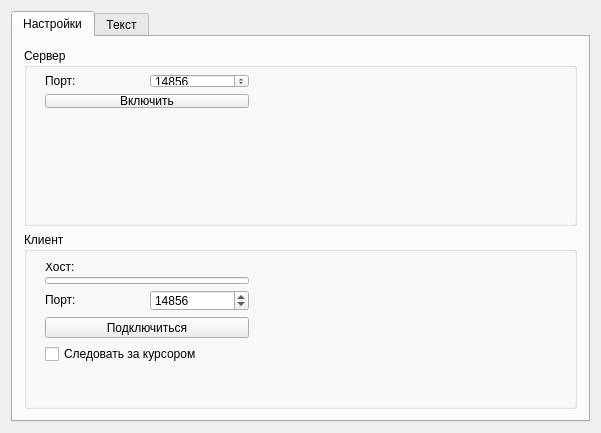
<?xml version="1.0" encoding="UTF-8"?>
<ui version="4.0">
 <class>MainWindow</class>
 <widget class="QMainWindow" name="MainWindow">
  <property name="geometry">
   <rect>
    <x>0</x>
    <y>0</y>
    <width>601</width>
    <height>433</height>
   </rect>
  </property>
  <property name="windowTitle">
   <string>VisualPresent</string>
  </property>
  <widget class="QWidget" name="centralWidget">
   <property name="autoFillBackground">
    <bool>false</bool>
   </property>
   <layout class="QHBoxLayout" name="horizontalLayout">
    <item>
     <widget class="QTabWidget" name="tabWidget">
      <property name="sizePolicy">
       <sizepolicy hsizetype="Expanding" vsizetype="Expanding">
        <horstretch>0</horstretch>
        <verstretch>0</verstretch>
       </sizepolicy>
      </property>
      <property name="layoutDirection">
       <enum>Qt::LeftToRight</enum>
      </property>
      <property name="autoFillBackground">
       <bool>false</bool>
      </property>
      <property name="currentIndex">
       <number>0</number>
      </property>
      <widget class="QWidget" name="tab_settings">
       <attribute name="title">
        <string>Настройки</string>
       </attribute>
       <layout class="QVBoxLayout" name="verticalLayout">
        <item>
         <widget class="QGroupBox" name="groupBox_server">
          <property name="sizePolicy">
           <sizepolicy hsizetype="Minimum" vsizetype="Minimum">
            <horstretch>0</horstretch>
            <verstretch>0</verstretch>
           </sizepolicy>
          </property>
          <property name="minimumSize">
           <size>
            <width>240</width>
            <height>78</height>
           </size>
          </property>
          <property name="title">
           <string>Сервер</string>
          </property>
          <widget class="QWidget" name="layoutWidget">
           <property name="geometry">
            <rect>
             <x>10</x>
             <y>15</y>
             <width>226</width>
             <height>56</height>
            </rect>
           </property>
           <layout class="QVBoxLayout" name="verticalLayout_4">
            <item>
             <layout class="QHBoxLayout" name="horizontalLayout_2">
              <item>
               <widget class="QLabel" name="label_7">
                <property name="sizePolicy">
                 <sizepolicy hsizetype="MinimumExpanding" vsizetype="Fixed">
                  <horstretch>0</horstretch>
                  <verstretch>0</verstretch>
                 </sizepolicy>
                </property>
                <property name="minimumSize">
                 <size>
                  <width>29</width>
                  <height>0</height>
                 </size>
                </property>
                <property name="text">
                 <string>Порт:</string>
                </property>
               </widget>
              </item>
              <item>
               <widget class="QSpinBox" name="spinBox_serverPort">
                <property name="sizePolicy">
                 <sizepolicy hsizetype="MinimumExpanding" vsizetype="Fixed">
                  <horstretch>0</horstretch>
                  <verstretch>0</verstretch>
                 </sizepolicy>
                </property>
                <property name="minimumSize">
                 <size>
                  <width>61</width>
                  <height>0</height>
                 </size>
                </property>
                <property name="minimum">
                 <number>1</number>
                </property>
                <property name="maximum">
                 <number>65535</number>
                </property>
                <property name="value">
                 <number>14856</number>
                </property>
               </widget>
              </item>
             </layout>
            </item>
            <item>
             <widget class="QPushButton" name="pushButton_server">
              <property name="sizePolicy">
               <sizepolicy hsizetype="Minimum" vsizetype="Fixed">
                <horstretch>0</horstretch>
                <verstretch>0</verstretch>
               </sizepolicy>
              </property>
              <property name="text">
               <string>Включить</string>
              </property>
             </widget>
            </item>
           </layout>
          </widget>
         </widget>
        </item>
        <item>
         <widget class="QGroupBox" name="groupBox_client">
          <property name="enabled">
           <bool>true</bool>
          </property>
          <property name="sizePolicy">
           <sizepolicy hsizetype="Minimum" vsizetype="Minimum">
            <horstretch>0</horstretch>
            <verstretch>0</verstretch>
           </sizepolicy>
          </property>
          <property name="minimumSize">
           <size>
            <width>240</width>
            <height>147</height>
           </size>
          </property>
          <property name="title">
           <string>Клиент</string>
          </property>
          <widget class="QWidget" name="layoutWidget">
           <property name="geometry">
            <rect>
             <x>10</x>
             <y>20</y>
             <width>226</width>
             <height>123</height>
            </rect>
           </property>
           <layout class="QVBoxLayout" name="verticalLayout_3">
            <item>
             <layout class="QVBoxLayout" name="verticalLayout_2">
              <item>
               <widget class="QLabel" name="label_8">
                <property name="sizePolicy">
                 <sizepolicy hsizetype="Fixed" vsizetype="Fixed">
                  <horstretch>0</horstretch>
                  <verstretch>0</verstretch>
                 </sizepolicy>
                </property>
                <property name="text">
                 <string>Хост:</string>
                </property>
               </widget>
              </item>
              <item>
               <widget class="QLineEdit" name="lineEdit_clientHost">
                <property name="sizePolicy">
                 <sizepolicy hsizetype="MinimumExpanding" vsizetype="Fixed">
                  <horstretch>0</horstretch>
                  <verstretch>0</verstretch>
                 </sizepolicy>
                </property>
                <property name="minimumSize">
                 <size>
                  <width>116</width>
                  <height>0</height>
                 </size>
                </property>
               </widget>
              </item>
             </layout>
            </item>
            <item>
             <layout class="QHBoxLayout" name="horizontalLayout_3">
              <item>
               <widget class="QLabel" name="label_9">
                <property name="sizePolicy">
                 <sizepolicy hsizetype="MinimumExpanding" vsizetype="Fixed">
                  <horstretch>0</horstretch>
                  <verstretch>0</verstretch>
                 </sizepolicy>
                </property>
                <property name="minimumSize">
                 <size>
                  <width>29</width>
                  <height>0</height>
                 </size>
                </property>
                <property name="text">
                 <string>Порт:</string>
                </property>
               </widget>
              </item>
              <item>
               <widget class="QSpinBox" name="spinBox_clientPort">
                <property name="sizePolicy">
                 <sizepolicy hsizetype="MinimumExpanding" vsizetype="Fixed">
                  <horstretch>0</horstretch>
                  <verstretch>0</verstretch>
                 </sizepolicy>
                </property>
                <property name="minimumSize">
                 <size>
                  <width>61</width>
                  <height>0</height>
                 </size>
                </property>
                <property name="minimum">
                 <number>1</number>
                </property>
                <property name="maximum">
                 <number>65535</number>
                </property>
                <property name="value">
                 <number>14856</number>
                </property>
               </widget>
              </item>
             </layout>
            </item>
            <item>
             <widget class="QPushButton" name="pushButton_client">
              <property name="text">
               <string>Подключиться</string>
              </property>
             </widget>
            </item>
            <item>
             <widget class="QCheckBox" name="checkBox_followCursor">
              <property name="sizePolicy">
               <sizepolicy hsizetype="Fixed" vsizetype="Fixed">
                <horstretch>0</horstretch>
                <verstretch>0</verstretch>
               </sizepolicy>
              </property>
              <property name="text">
               <string>Следовать за курсором</string>
              </property>
             </widget>
            </item>
           </layout>
          </widget>
         </widget>
        </item>
       </layout>
      </widget>
      <widget class="QWidget" name="tab_text">
       <attribute name="title">
        <string>Текст</string>
       </attribute>
       <layout class="QVBoxLayout" name="verticalLayout_5">
        <item>
         <widget class="QSplitter" name="formatButtons">
          <property name="enabled">
           <bool>false</bool>
          </property>
          <property name="orientation">
           <enum>Qt::Horizontal</enum>
          </property>
          <widget class="QToolButton" name="toolButton_Bold">
           <property name="sizePolicy">
            <sizepolicy hsizetype="Minimum" vsizetype="Minimum">
             <horstretch>0</horstretch>
             <verstretch>0</verstretch>
            </sizepolicy>
           </property>
           <property name="text">
            <string>B</string>
           </property>
           <property name="checkable">
            <bool>true</bool>
           </property>
          </widget>
          <widget class="QToolButton" name="toolButton_Italic">
           <property name="sizePolicy">
            <sizepolicy hsizetype="Minimum" vsizetype="Minimum">
             <horstretch>0</horstretch>
             <verstretch>0</verstretch>
            </sizepolicy>
           </property>
           <property name="text">
            <string>I</string>
           </property>
           <property name="checkable">
            <bool>true</bool>
           </property>
          </widget>
          <widget class="QToolButton" name="toolButton_Underline">
           <property name="sizePolicy">
            <sizepolicy hsizetype="Minimum" vsizetype="Minimum">
             <horstretch>0</horstretch>
             <verstretch>0</verstretch>
            </sizepolicy>
           </property>
           <property name="text">
            <string>U</string>
           </property>
           <property name="checkable">
            <bool>true</bool>
           </property>
          </widget>
          <widget class="QToolButton" name="toolButton_Overline">
           <property name="sizePolicy">
            <sizepolicy hsizetype="Minimum" vsizetype="Minimum">
             <horstretch>0</horstretch>
             <verstretch>0</verstretch>
            </sizepolicy>
           </property>
           <property name="text">
            <string>O</string>
           </property>
           <property name="checkable">
            <bool>true</bool>
           </property>
          </widget>
          <widget class="QFontComboBox" name="fontComboBox">
           <property name="sizePolicy">
            <sizepolicy hsizetype="MinimumExpanding" vsizetype="Fixed">
             <horstretch>0</horstretch>
             <verstretch>0</verstretch>
            </sizepolicy>
           </property>
           <property name="minimumSize">
            <size>
             <width>101</width>
             <height>20</height>
            </size>
           </property>
          </widget>
         </widget>
        </item>
        <item>
         <widget class="QTextEdit" name="textEdit_main">
          <property name="lineWrapMode">
           <enum>QTextEdit::NoWrap</enum>
          </property>
          <property name="readOnly">
           <bool>true</bool>
          </property>
          <property name="textInteractionFlags">
           <set>Qt::NoTextInteraction</set>
          </property>
         </widget>
        </item>
       </layout>
      </widget>
     </widget>
    </item>
   </layout>
  </widget>
 </widget>
 <layoutdefault spacing="6" margin="11"/>
 <resources/>
 <connections/>
</ui>
